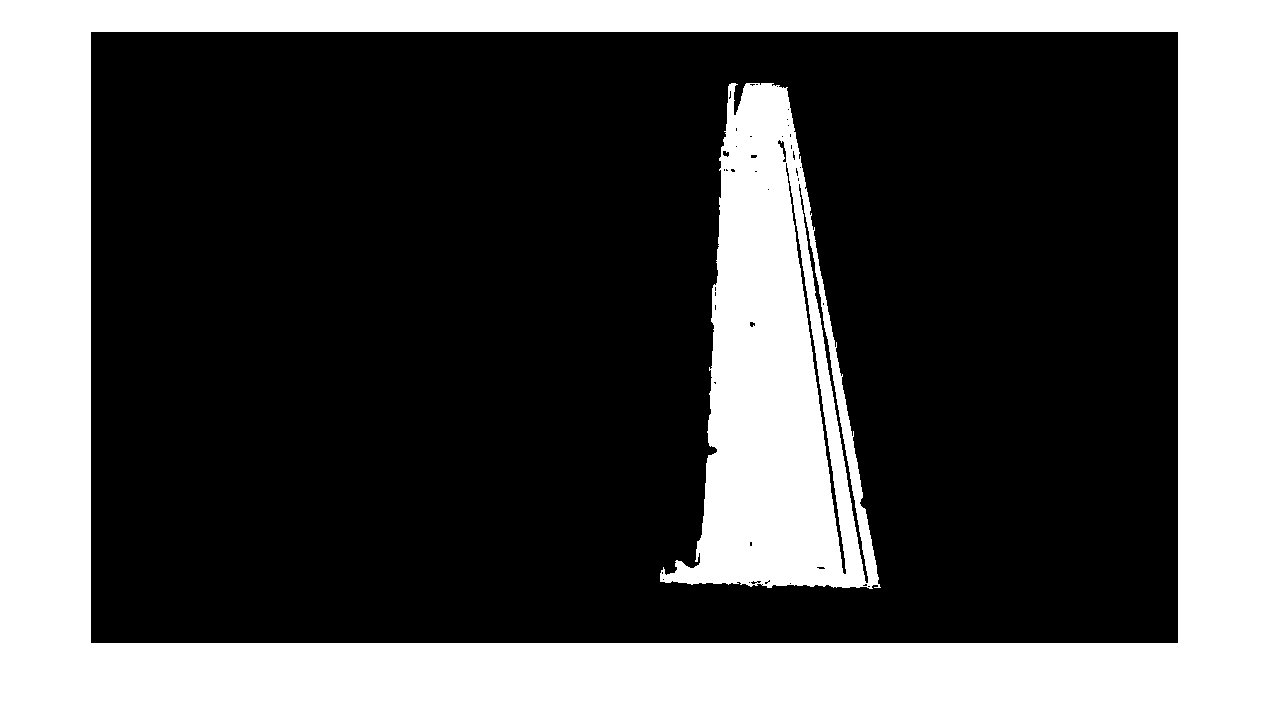
%> input picture Practica 7/Harris/prueba2.tif, 1271 x 724 px
$ octave harris_p.m   (GNU Octave 9; MATLAB toolbox functions it lacks are replaced by stand-ins)
%> lines starting %> are read from the running program, lines starting %| are printed output that depends on the picture; in (x1, y1, x2, y2) boxes, pixels count from 0 and x2, y2 are one past the last pixel; in counts of white or black regions, pixels touching at a corner belong together; the program's own positions count from 1
%> `imL = rgb2gray(imread('prueba2.tif'));`: imL: size 724x1271 uint8; 34.1% white; 2 white regions, box (x1, y1, x2, y2) and area: (0, 0, 1271, 724) 256047, (660, 83, 881, 589) 58117
### Practica 7/Harris/harris.m
% HARRIS - Harris corner detector
%
% Usage:                 cim = harris(im, sigma)
%                [cim, r, c] = harris(im, sigma, thresh, radius, disp)
%  [cim, r, c, rsubp, csubp] = harris(im, sigma, thresh, radius, disp)
%
% Arguments:
%            im     - image to be processed.
%            sigma  - standard deviation of smoothing Gaussian. Typical
%                     values to use might be 1-3.
%            thresh - threshold (optional). Try a value ~1000.
%            radius - radius of region considered in non-maximal
%                     suppression (optional). Typical values to use might
%                     be 1-3.
%            disp   - optional flag (0 or 1) indicating whether you want
%                     to display corners overlayed on the original
%                     image. This can be useful for parameter tuning. This
%                     defaults to 0
%
% Returns:
%            cim    - binary image marking corners.
%            r      - row coordinates of corner points.
%            c      - column coordinates of corner points.
%            rsubp  - If five return values are requested sub-pixel
%            csubp  - localization of feature points is attempted and
%                     returned as an additional set of floating point
%                     coords. Note that you may still want to use the integer
%                     valued coords to specify centres of correlation windows
%                     for feature matching.
%
% If thresh and radius are omitted from the argument list only 'cim' is returned
% as a raw corner strength image.  You may then want to look at the values
% within 'cim' to determine the appropriate threshold value to use. Note that
% the Harris corner strength varies with the intensity gradient raised to the
% 4th power.  Small changes in input image contrast result in huge changes in
% the appropriate threshold.

% References:
% C.G. Harris and M.J. Stephens. "A combined corner and edge detector",
% Proceedings Fourth Alvey Vision Conference, Manchester.
% pp 147-151, 1988.
%
% Alison Noble, "Descriptions of Image Surfaces", PhD thesis, Department
% of Engineering Science, Oxford University 1989, p45.

% Copyright (c) 2002-2005 Peter Kovesi
% School of Computer Science & Software Engineering
% The University of Western Australia
% http://www.csse.uwa.edu.au/
%
% Permission is hereby granted, free of charge, to any person obtaining a copy
% of this software and associated documentation files (the "Software"), to deal
% in the Software without restriction, subject to the following conditions:
%
% The above copyright notice and this permission notice shall be included in
% all copies or substantial portions of the Software.
%
% The Software is provided "as is", without warranty of any kind.

% March    2002 - original version
% December 2002 - updated comments
% August   2005 - changed so that code calls nonmaxsuppts

function [cim, r, c, rsubp, csubp] = harris(im, sigma, thresh, radius, disp)
%> called with sigma = 2, thresh = 1000, radius = 1

    error(nargchk(2,5,nargin));
    if nargin == 4
	disp = 0;
    end

    if ~isa(im,'double')
	im = double(im);
    end

    subpixel = nargout == 5;

    dx = [-1 0 1; -1 0 1; -1 0 1];   % Derivative masks
    dy = dx';

    Ix = conv2(im, dx, 'same');      % Image derivatives
    Iy = conv2(im, dy, 'same');

    % Generate Gaussian filter of size 6*sigma (+/- 3sigma) and of
    % minimum size 1x1.
    g = fspecial('gaussian',max(1,fix(6*sigma)), sigma);

    Ix2 = conv2(Ix.^2, g, 'same'); % Smoothed squared image derivatives
    Iy2 = conv2(Iy.^2, g, 'same');
    Ixy = conv2(Ix.*Iy, g, 'same');
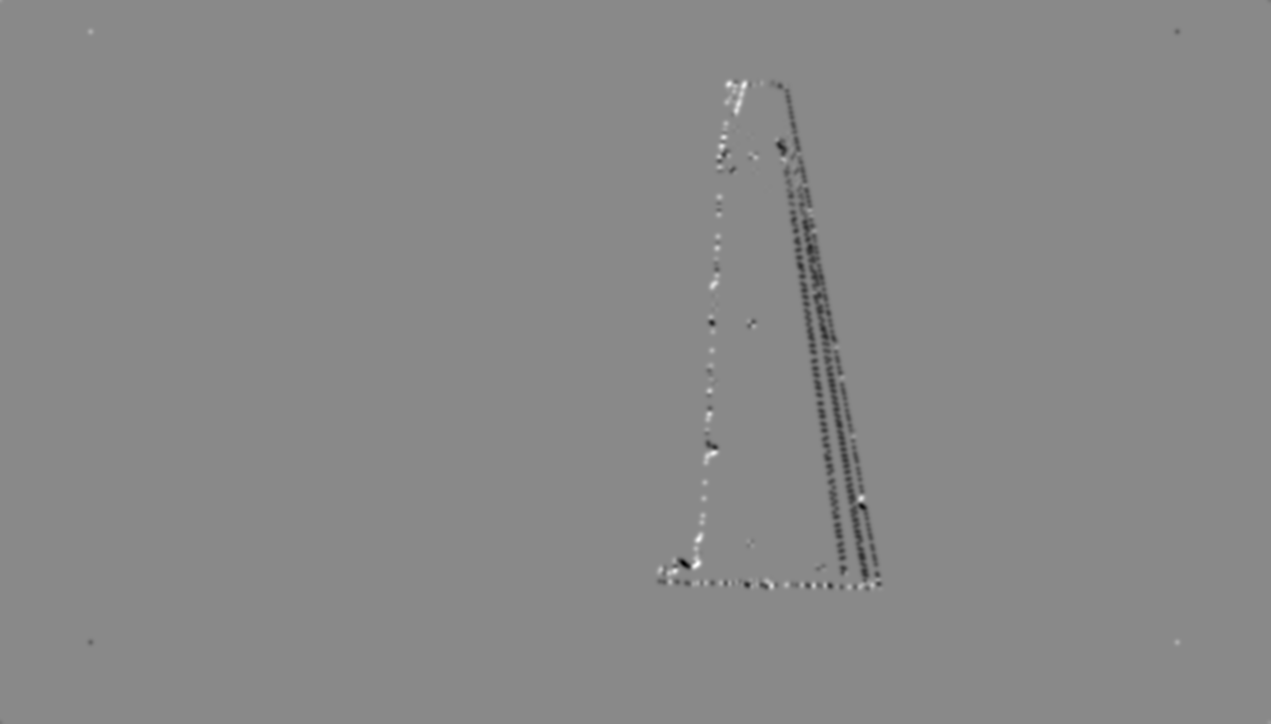
%> Ixy: size 724x1271 double; min -82964.8, max 71120.4, mean -251.3; drawn with min black and max white

    % Compute the Harris corner measure. Note that there are two measures
    % that can be calculated.  I prefer the first one below as given by
    % Nobel in her thesis (reference above).  The second one (commented out)
    % requires setting a parameter, it is commonly suggested that k=0.04 - I
    % find this a bit arbitrary and unsatisfactory.

    cim = (Ix2.*Iy2 - Ixy.^2)./(Ix2 + Iy2 + eps); % My preferred  measure.
%    k = 0.04;
%    cim = (Ix2.*Iy2 - Ixy.^2) - k*(Ix2 + Iy2).^2; % Original Harris measure.


    if nargin > 2   % We should perform nonmaximal suppression and threshold

	if disp  % Call nonmaxsuppts to so that image is displayed
	    if subpixel
		[r,c,rsubp,csubp] = nonmaxsuppts(cim, radius, thresh, im);
	    else
		[r,c] = nonmaxsuppts(cim, radius, thresh, im);
	    end
	else     % Just do the nonmaximal suppression
	    if subpixel
		[r,c,rsubp,csubp] = nonmaxsuppts(cim, radius, thresh);
	    else
		[r,c] = nonmaxsuppts(cim, radius, thresh);
	    end
	end
    end

### Practica 7/Harris/nonmaxsuppts.m
% NONMAXSUPPTS - Non-maximal suppression for features/corners
%
% Non maxima suppression and thresholding for points generated by a feature
% or corner detector.
%
% Usage:   [r,c] = nonmaxsuppts(cim, radius, thresh, im)
%                                                    /
%                                                optional
%
%          [r,c, rsubp, csubp] = nonmaxsuppts(cim, radius, thresh, im)
%
% Arguments:
%            cim    - corner strength image.
%            radius - radius of region considered in non-maximal
%                     suppression. Typical values to use might
%                     be 1-3 pixels.
%            thresh - threshold.
%            im     - optional image data.  If this is supplied the
%                     thresholded corners are overlayed on this
%                     image. This can be useful for parameter tuning.
% Returns:
%            r      - row coordinates of corner points (integer valued).
%            c      - column coordinates of corner points.
%            rsubp  - If four return values are requested sub-pixel
%            csubp  - localization of feature points is attempted and
%                     returned as an additional set of floating point
%                     coords. Note that you may still want to use the integer
%                     valued coords to specify centres of correlation windows
%                     for feature matching.
%

% Copyright (c) 2003-2005 Peter Kovesi
% School of Computer Science & Software Engineering
% The University of Western Australia
% http://www.csse.uwa.edu.au/
%
% Permission is hereby granted, free of charge, to any person obtaining a copy
% of this software and associated documentation files (the "Software"), to deal
% in the Software without restriction, subject to the following conditions:
%
% The above copyright notice and this permission notice shall be included in all
% copies or substantial portions of the Software.
%
% The Software is provided "as is", without warranty of any kind.

% September 2003  Original version
% August    2005  Subpixel localization and Octave compatibility
% January   2010  Fix for completely horizontal and vertical lines (by Thomas Stehle,
%                 RWTH Aachen University)

function [r,c, rsubp, csubp] = nonmaxsuppts(cim, radius, thresh, im)
%> called with radius = 1, thresh = 1000

    subPixel = nargout == 4;            % We want sub-pixel locations
    [rows,cols] = size(cim);
%> rows = 724; cols = 1271

    % Extract local maxima by performing a grey scale morphological
    % dilation and then finding points in the corner strength image that
    % match the dilated image and are also greater than the threshold.

    sze = 2*radius+1;                   % Size of dilation mask.
    mx = ordfilt2(cim,sze^2,ones(sze)); % Grey-scale dilate.

    % Make mask to exclude points within radius of the image boundary.
    bordermask = zeros(size(cim));
    bordermask(radius+1:end-radius, radius+1:end-radius) = 1;
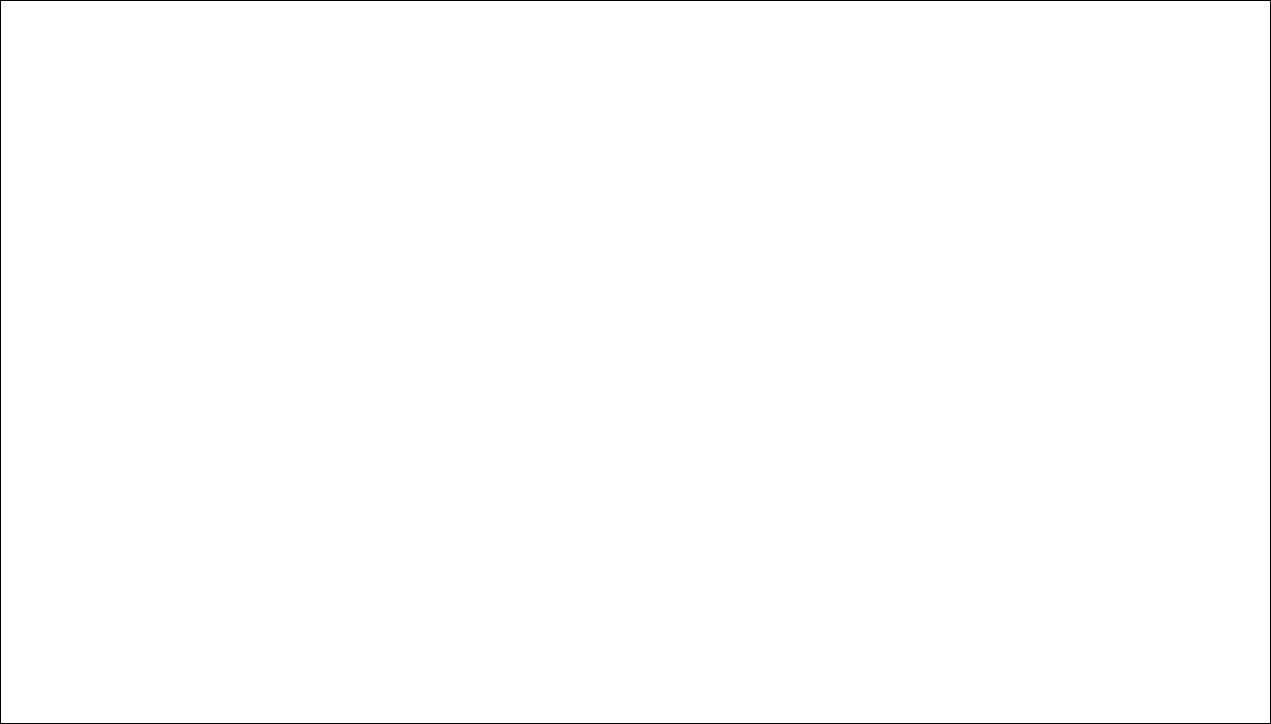
%> bordermask: size 724x1271 double; values 0 (black) and 1 (white), 99.6% white; black in thin lines or dots

    % Find maxima, threshold, and apply bordermask
    cimmx = (cim==mx) & (cim>thresh) & bordermask;
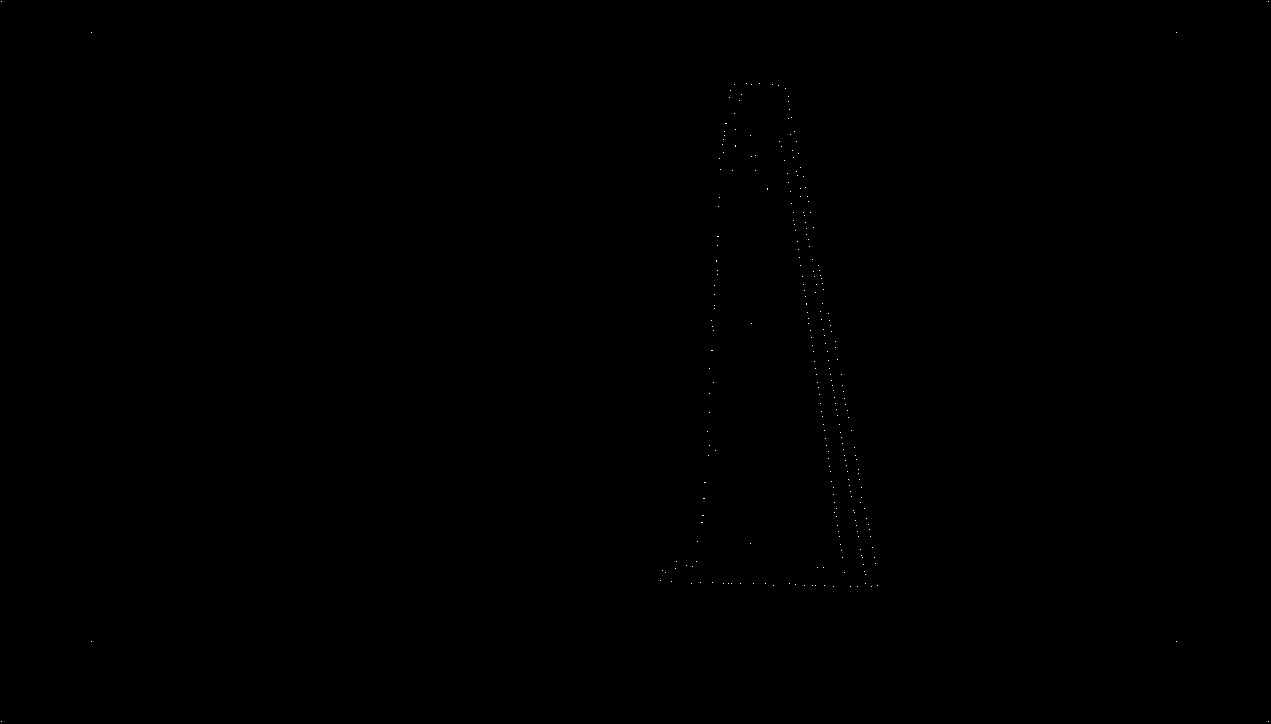
%> cimmx: size 724x1271 logical; 0.03% white in thin lines or dots

    [r,c] = find(cimmx);                % Find row,col coords.
%> r = 282 values from 2 to 722; c = 282 values from 2 to 1269


    if subPixel        % Compute local maxima to sub pixel accuracy
        if ~isempty(r) % ...if we have some ponts to work with

        ind = sub2ind(size(cim),r,c);   % 1D indices of feature points
        w = 1;         % Width that we look out on each side of the feature
                       % point to fit a local parabola

        % Indices of points above, below, left and right of feature point
        indrminus1 = max(ind-w,1);
        indrplus1  = min(ind+w,rows*cols);
        indcminus1 = max(ind-w*rows,1);
        indcplus1  = min(ind+w*rows,rows*cols);

        % Solve for quadratic down rows
        rowshift = zeros(size(ind));
        cy = cim(ind);
        ay = (cim(indrminus1) + cim(indrplus1))/2 - cy;
        by = ay + cy - cim(indrminus1);
        rowshift(ay ~= 0) = -w*by(ay ~= 0)./(2*ay(ay ~= 0));       % Maxima of quadradic
        rowshift(ay == 0) = 0;

        % Solve for quadratic across columns
        colshift = zeros(size(ind));
        cx = cim(ind);
        ax = (cim(indcminus1) + cim(indcplus1))/2 - cx;
        bx = ax + cx - cim(indcminus1);
        colshift(ax ~= 0) = -w*bx(ax ~= 0)./(2*ax(ax ~= 0));       % Maxima of quadradic
        colshift(ax == 0) = 0;

        rsubp = r+rowshift;  % Add subpixel corrections to original row
        csubp = c+colshift;  % and column coords.
        else
        rsubp = []; csubp = [];
        end
    end

    if nargin==4 & ~isempty(r)     % Overlay corners on supplied image.
        %figure(1),
        imshow(im,[]), hold on
        if subPixel
            plot(csubp,rsubp,'r+'), title('corners detected');
        else
            plot(c,r,'r+'), title('corners detected');
        end
        hold off
    end

### Practica 7/Harris/harris_p.m
clear all
close all
imL = rgb2gray(imread('prueba2.tif'));
[ibL,Ly,Lx] = harris(imL,2,1000,1);% y coordinates = row and x coordinates = columns
%> in harris, `[r,c] = nonmaxsuppts(cim, radius, thresh);`: r = 282 values, max 722 at index 2, min 2 at index 1, mean 363.1; c = 282 values from 2 to 1269
%> Ly has the same summary as r in harris; Lx = 282 values from 2 to 1269
imshow(imL);
title('Keypoints detected in the left image');
hold on
scatter(Lx,Ly);% To plot the points
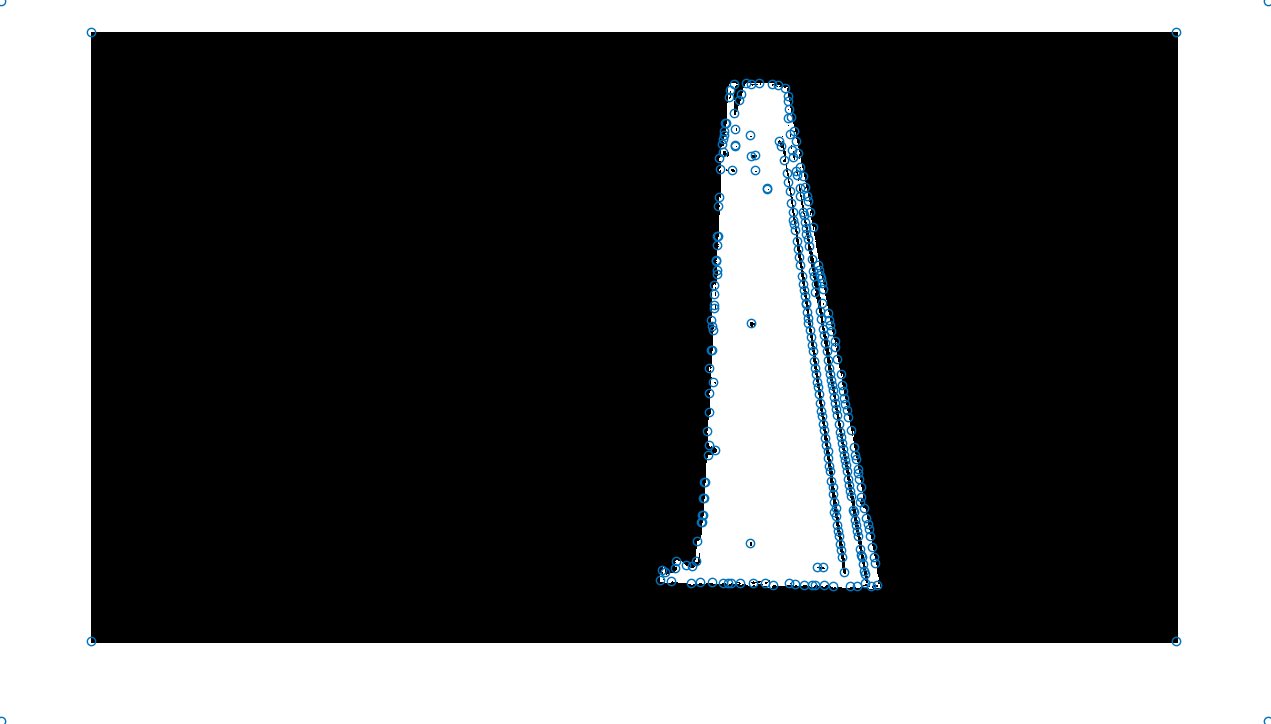
%> figure redrawn from the program's plot data; its title reads 'Keypoints detected in the left image'
hold off
